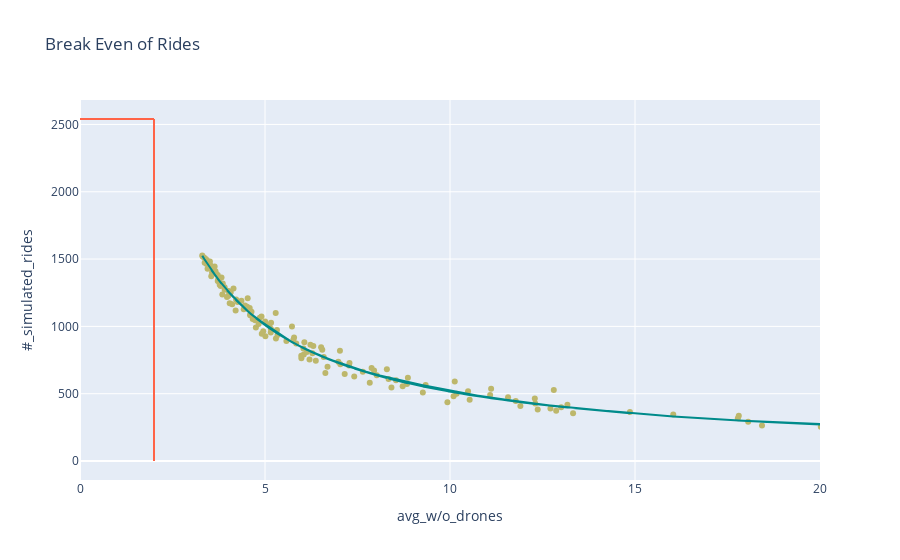

Notebook source saved alongside this figure:
### Code cell
needed_rides_fig1 = px.scatter(
    regression_metrics_main_routes,
    x="avg_w/o_drones",
    y="#_simulated_rides",
    color_discrete_sequence=["DarkKhaki"],
    title="Break Even of Rides",
    range_x=[0, 20],
)
needed_rides_fig1["data"][0]["name"] = "Simulated Rides Data"
needed_rides_fig1["data"][0]["showlegend"] = False
# Line Plot of Regressed Data
needed_rides_fig2 = px.line(
    x=regression_metrics_main_routes["avg_w/o_drones"],
    y=fa.regression_function(
        regression_metrics_main_routes["avg_w/o_drones"],
        *fa.get_opt_parameter(regression_metrics_main_routes, "avg_w/o_drones"),
    ),
    color_discrete_sequence=["DarkCyan"],
    range_x=[0, 20],
)
needed_rides_fig2["data"][0]["name"] = "Regression of Rides Data"
needed_rides_fig2["data"][0]["showlegend"] = False
# Line Plot working as cursor for current max days
needed_rides_fig3 = px.line(
    x=[2, 2], y=[0, needed_rides_main_routes], color_discrete_sequence=["tomato"]
)
needed_rides_fig3["data"][0]["name"] = "Max Days for Delivery"
needed_rides_fig3["data"][0]["showlegend"] = False
needed_rides_fig4 = px.line(
    x=[0, 2],
    y=[needed_rides_main_routes, needed_rides_main_routes],
    color_discrete_sequence=["tomato"],
)

needed_rides_fig = go.Figure(
    data=needed_rides_fig1.data
    + needed_rides_fig2.data
    + needed_rides_fig3.data
    + needed_rides_fig4.data,
    layout=needed_rides_fig1.layout,
)
needed_rides_fig

### Figure 1 — Plotly figure (JSON) as saved in the notebook; plotly's stock layout.template omitted (floating-point values rounded to 4 significant figures; data arrays with more than 128 entries replaced by an {"elided": "..."} marker saying what was removed)
{"data": [{"hovertemplate": "avg_w/o_drones=%{x}<br>#_simulated_rides=%{y}<extra></extra>", "legendgroup": "", "marker": {"color": "DarkKhaki", "symbol": "circle"}, "mode": "markers", "name": "Simulated Rides Data", "orientation": "v", "showlegend": false, "type": "scatter", "x": {"elided": "159 float values"}, "xaxis": "x", "y": {"elided": "159 float values"}, "yaxis": "y"}, {"hovertemplate": "x=%{x}<br>y=%{y}<extra></extra>", "legendgroup": "", "line": {"color": "DarkCyan", "dash": "solid"}, "marker": {"symbol": "circle"}, "mode": "lines", "name": "Regression of Rides Data", "orientation": "v", "showlegend": false, "type": "scatter", "x": {"elided": "159 float values"}, "xaxis": "x", "y": {"elided": "159 float values"}, "yaxis": "y"}, {"hovertemplate": "x=%{x}<br>y=%{y}<extra></extra>", "legendgroup": "", "line": {"color": "tomato", "dash": "solid"}, "marker": {"symbol": "circle"}, "mode": "lines", "name": "Max Days for Delivery", "orientation": "v", "showlegend": false, "type": "scatter", "x": [2, 2], "xaxis": "x", "y": [0, 2540.0], "yaxis": "y"}, {"hovertemplate": "x=%{x}<br>y=%{y}<extra></extra>", "legendgroup": "", "line": {"color": "tomato", "dash": "solid"}, "marker": {"symbol": "circle"}, "mode": "lines", "name": "", "orientation": "v", "showlegend": false, "type": "scatter", "x": [0, 2], "xaxis": "x", "y": [2540.0, 2540.0], "yaxis": "y"}], "layout": {"legend": {"tracegroupgap": 0}, "title": {"text": "Break Even of Rides"}, "xaxis": {"anchor": "y", "domain": [0, 1], "range": [0, 20], "title": {"text": "avg_w/o_drones"}}, "yaxis": {"anchor": "x", "domain": [0, 1], "title": {"text": "#_simulated_rides"}}}}
